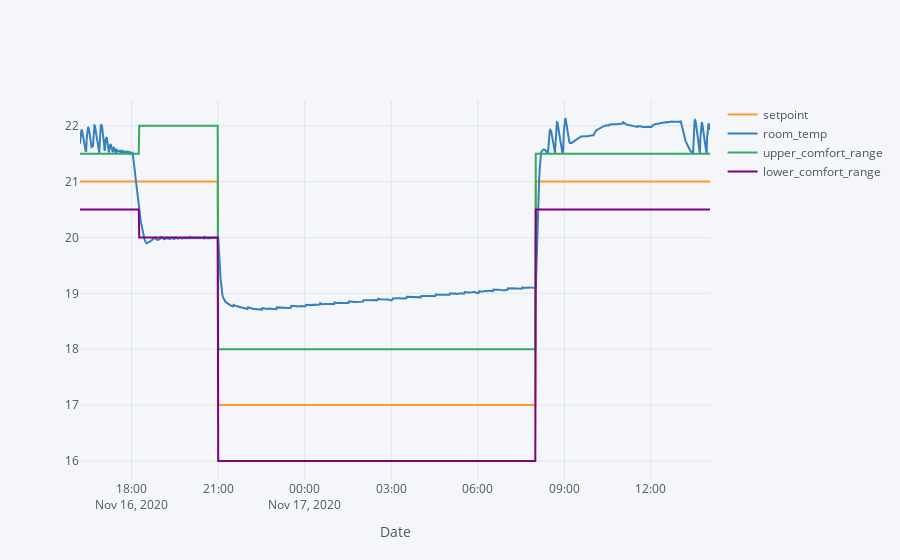

The notebook cell saved with this chart:
### Code cell
#Plot
normal_setting.iplot(width = 2, xTitle = 'Date')

### Figure 1 — Plotly figure (JSON) as saved in the notebook; plotly's stock layout.template omitted (floating-point values rounded to 4 significant figures; data arrays with more than 128 entries replaced by an {"elided": "..."} marker saying what was removed)
{"data": [{"line": {"color": "rgba(255, 153, 51, 1.0)", "dash": "solid", "shape": "linear", "width": 2}, "mode": "lines", "name": "setpoint", "text": "", "type": "scatter", "x": {"elided": "1258 str values"}, "y": {"elided": "1258 int values"}}, {"line": {"color": "rgba(55, 128, 191, 1.0)", "dash": "solid", "shape": "linear", "width": 2}, "mode": "lines", "name": "room_temp", "text": "", "type": "scatter", "x": {"elided": "1258 str values"}, "y": {"elided": "1258 float values"}}, {"line": {"color": "rgba(50, 171, 96, 1.0)", "dash": "solid", "shape": "linear", "width": 2}, "mode": "lines", "name": "upper_comfort_range", "text": "", "type": "scatter", "x": {"elided": "1258 str values"}, "y": {"elided": "1258 float values"}}, {"line": {"color": "rgba(128, 0, 128, 1.0)", "dash": "solid", "shape": "linear", "width": 2}, "mode": "lines", "name": "lower_comfort_range", "text": "", "type": "scatter", "x": {"elided": "1258 str values"}, "y": {"elided": "1258 float values"}}], "layout": {"legend": {"bgcolor": "#F5F6F9", "font": {"color": "#4D5663"}}, "paper_bgcolor": "#F5F6F9", "plot_bgcolor": "#F5F6F9", "title": {"font": {"color": "#4D5663"}}, "xaxis": {"gridcolor": "#E1E5ED", "showgrid": true, "tickfont": {"color": "#4D5663"}, "title": {"font": {"color": "#4D5663"}, "text": "Date"}, "zerolinecolor": "#E1E5ED"}, "yaxis": {"gridcolor": "#E1E5ED", "showgrid": true, "tickfont": {"color": "#4D5663"}, "title": {"font": {"color": "#4D5663"}, "text": ""}, "zerolinecolor": "#E1E5ED"}}}
